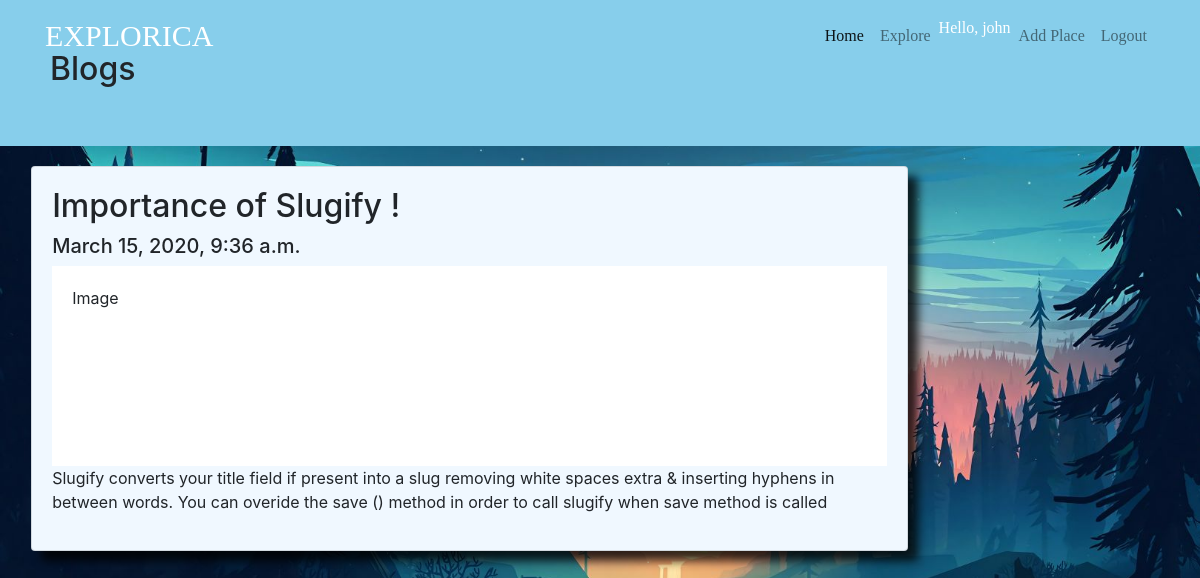
Page /blog/importance-of-slugify/ (signed in) on the committed database.
### blog/models.py (models this page shows, shortened)
class Article(models.Model):
    article_image = models.ImageField(upload_to='images/', blank=True)
    article_title = models.CharField(max_length=50)
    user = models.ForeignKey(User, related_name='author', default=1, on_delete=models.CASCADE)
    article_about = models.TextField()
    slug = models.SlugField(unique=True, default=2)
    date_published = models.DateTimeField(auto_now_add=True)

### blog/views.py (the view)
# urls.py: path('<slug>/', views.blog_detail, name='detail-blog'),
def blog_detail(request, slug):
    single_blog = Article.objects.get(slug=slug)
    return render(request, 'blog/blog_detail.html', {'single_blog': single_blog})

### blog/templates/blog/blog_detail.html
{% extends 'main/base.html' %}
{% block content %}
    <div class="header">
      <h2> Blogs </h2>
    </div>
    <div class="row">
      <div class="leftcolumn">
        <div class="card">
          <h2>{{ single_blog.article_title }}</h2>
          <h5>{{ single_blog.date_published }}</h5>
          <div class="fakeimg" style="height:200px;">Image</div>
          <p>{{ single_blog.article_about }}</p>
        </div>
      </div>
    </div>
{% endblock %}

### main/templates/main/includes/navbar.html (shortened to what this page needs)
    <nav class="navbar navbar-expand-lg navbar-light fixed-top">
        <div class="container">
              <a class="navbar-brand" href="{% url 'main:homepage' %}">EXPLORICA</a>
                  <div class="collapse navbar-collapse" id="navbarSupportedContent">
                    <ul class="navbar-nav ml-auto">
                      <li class="nav-item active">
                        <a class="nav-link" href="#">Home </a>
                      </li>
                      <li class="nav-item">
                        <a class="nav-link" href="{% url 'main:explore' %}">Explore</a>
                      </li>
                      {% if user.is_authenticated %}
                          <li class="nav-item">
                              Hello, {{ user.username }}
                          </li>
                          <li class="nav-item">
                            <a class="nav-link" href="#">Add Place</a>
                          </li>
                          <li class="nav-item">
                            <a class="nav-link" href="{% url 'main:logout' %}">Logout</a>
                          </li>
                      {% endif %}
                    </ul>
                  </div>
        </div>
    </nav>

### main/static/main/style.css (style rules this page uses)
.navbar .navbar-brand { font-size: 30px; font-family: 'Baron Neue Bold'; color: white; }
.nav-item { font-family: 'Baron Neue Bold'; color: white; }
body { background-image: url("images/c.jpg"); background-size: cover ; }
.card { margin-top:15%; margin-left: 5%; position:relative; transition: 3s; box-shadow: 10px 10px 10px rgba(0,0,0,0.8); }
.header { padding: 50px; font-size: 40px; text-align: left; background: skyblue; }
.leftcolumn { float: left; width: 75%; }
.fakeimg { background-color: white; width: 100%; padding: 20px; }
.card { background-color: aliceblue; padding: 20px; margin-top: 20px; }

### rows in the picture
Article: article_title "Importance of Slugify !", date_published "March 15, 2020, 9:36 a.m.", article_about "Slugify converts your title field if present into a slug removing white spaces extra & inserting hyphens in between words. You can overide the save () method in order to call slugify when save method is called"

### other values in the picture
{{ user.username }} "john"
